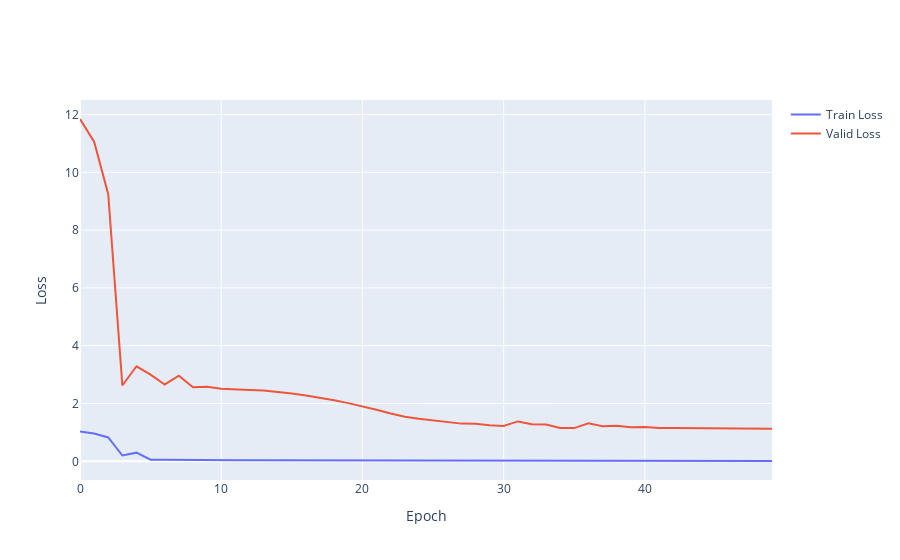

Notebook code for this chart:
### Code cell
layout2 = dict(xaxis=dict(title='Epoch'), yaxis=dict(title='Loss'))
fig2 = go.Figure(layout=layout2)
fig2.add_trace(go.Scatter(y=losses2['train'], mode='lines', name='Train Loss',))
fig2.add_trace(go.Scatter(y=losses2['valid'], mode='lines', name='Valid Loss'))
